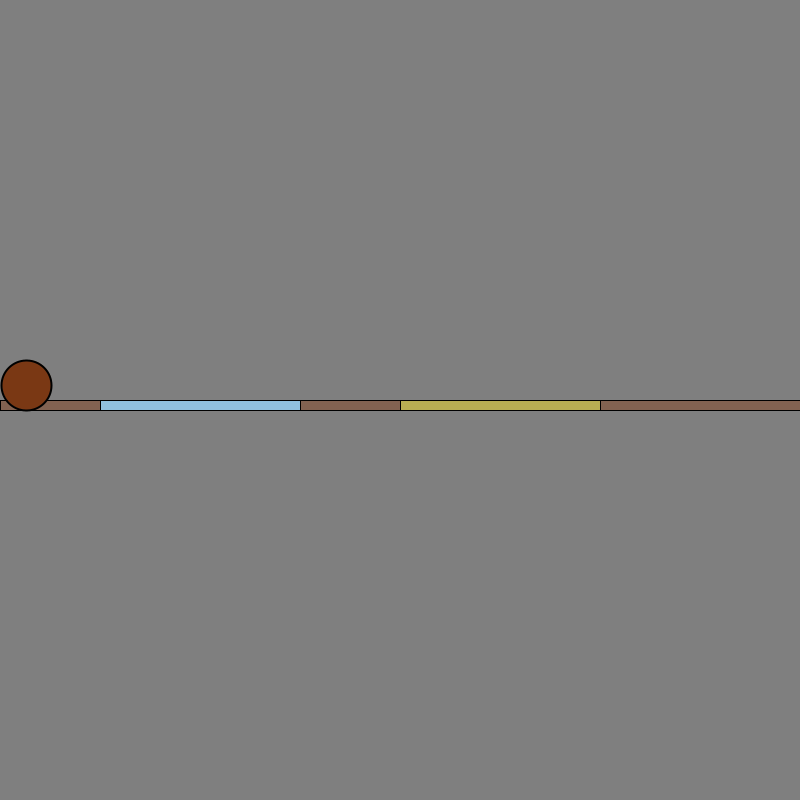
Frame 1 (no input)
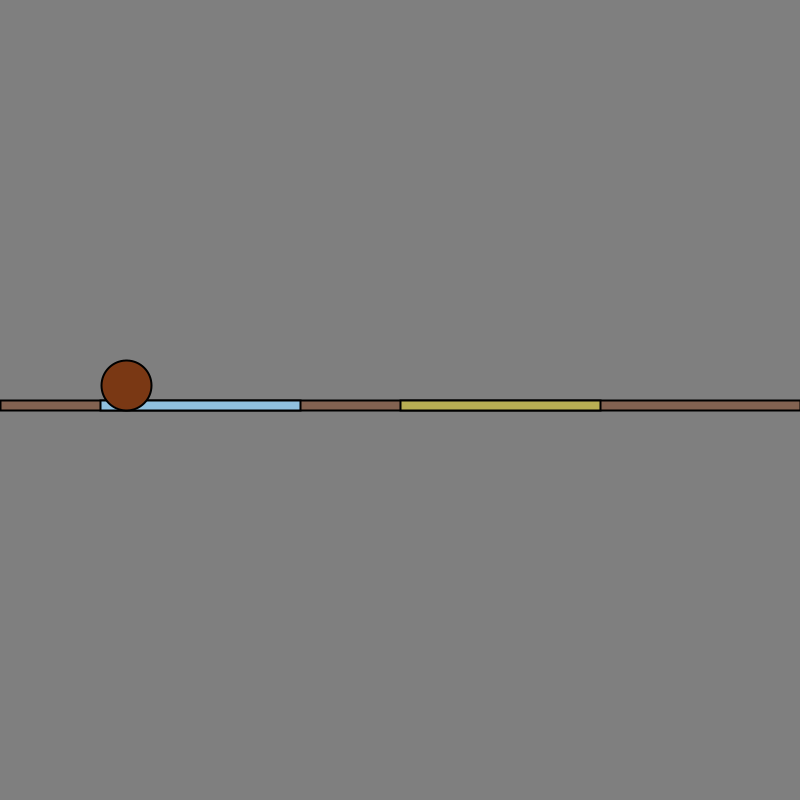
Frame 60 (the mouse pressed at the canvas centre just before this capture)
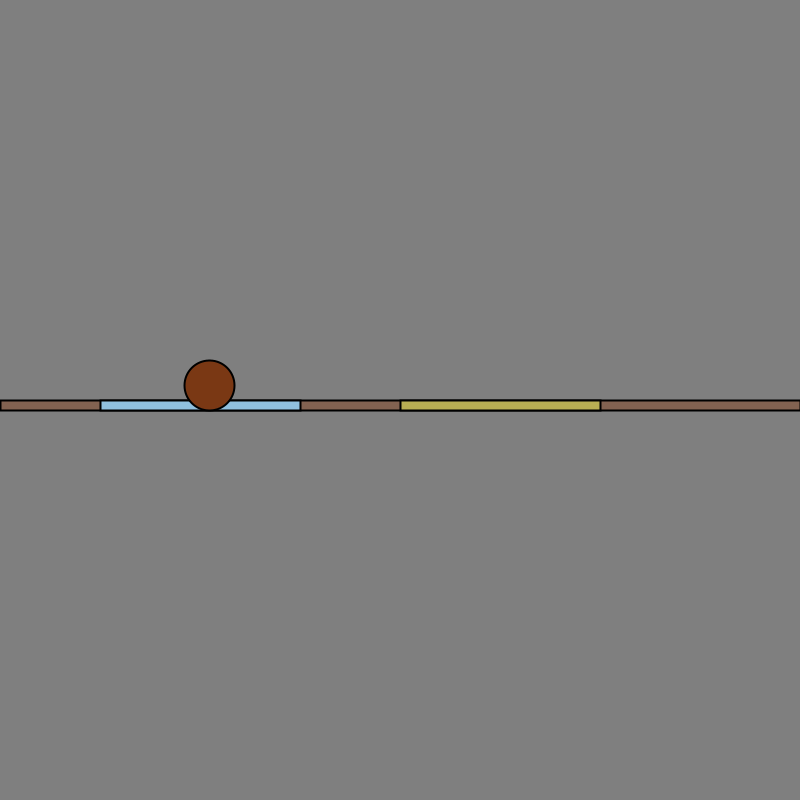
Frame 120 (the mouse held since frame 60 and released just before this capture)

The Processing sketch that drew these frames (run headless with seeded random() and noise(); from frame 60 on, the mouse is pressed at the canvas centre):

// Processing sketch: friction
// ── friction.pde

Mover m;
Surface surface;

void setup() {
    size(800, 800);
    background(127);

    surface = new Surface();
    m = new Mover();
    
}

void draw() {
    background(127);

    surface.drawSurface();
    surface.createPatch("sand");
    surface.createPatch("ice");

    if(m.location.x >= width/8 && m.location.x <= (0.75*width)){
        PVector ice_friction = new PVector(0, 0);
        ice_friction.add(m.velocity.get());
        ice_friction.normalize();
        ice_friction.mult(-1);

        float ice_c = 0.001;

        ice_friction.mult(ice_c);

        m.applyForce(ice_friction);
    }

    else if(m.location.x >= width/2 && m.location.x <= (0.75*width)){
        PVector sand_friction = new PVector(0, 0);
        sand_friction.add(m.velocity.get());
        sand_friction.normalize();
        sand_friction.mult(-1);

        float sand_c = 0.05;

        sand_friction.mult(sand_c);

        m.applyForce(sand_friction);
    }

    else{
        PVector friction = new PVector(0, 0);
        friction.add(m.velocity.get());
        friction.normalize();
        friction.mult(-1);

        float c = 0.01;

        friction.mult(c);

        m.applyForce(friction);
    }
    

    m.update();
    m.drawBall();
}

class Surface{
    int surfaceHeight = 10;
    void drawSurface(){
        fill(130, 98, 81);
        rect(0, height/2, width, surfaceHeight);
    }

    void createPatch(String surfaceType){

        if(surfaceType == "sand"){
            fill(184, 174, 83);
            rect(width/2, height/2, width/4, surfaceHeight);
        }

        if(surfaceType == "ice"){
            fill(144, 192, 222);
            rect(width/8, height/2, width/4, surfaceHeight);
        }
        
    }
}


class Mover{
    PVector location;
    PVector velocity;
    PVector acceleration;

    Mover(){
        location = new PVector(0, height/2);
        velocity = new PVector(2, 0);
        acceleration = new PVector(0, 0);

    }

    void checkEdge(){
        if(location.x >= width){
            velocity.x *= velocity.x;
            location.x = width;
        }
    }

    void update(){
        velocity.add(acceleration);
        location.add(velocity);
        velocity.limit(5);
        acceleration.setMag(0);
    }

    void applyForce(PVector force){
        acceleration.add(force);
    }

    void drawBall(){
        stroke(0);
        strokeWeight(2);
        fill(122, 56, 20);

        ellipse(location.x + 25, location.y-15, 50, 50);
    }

}
